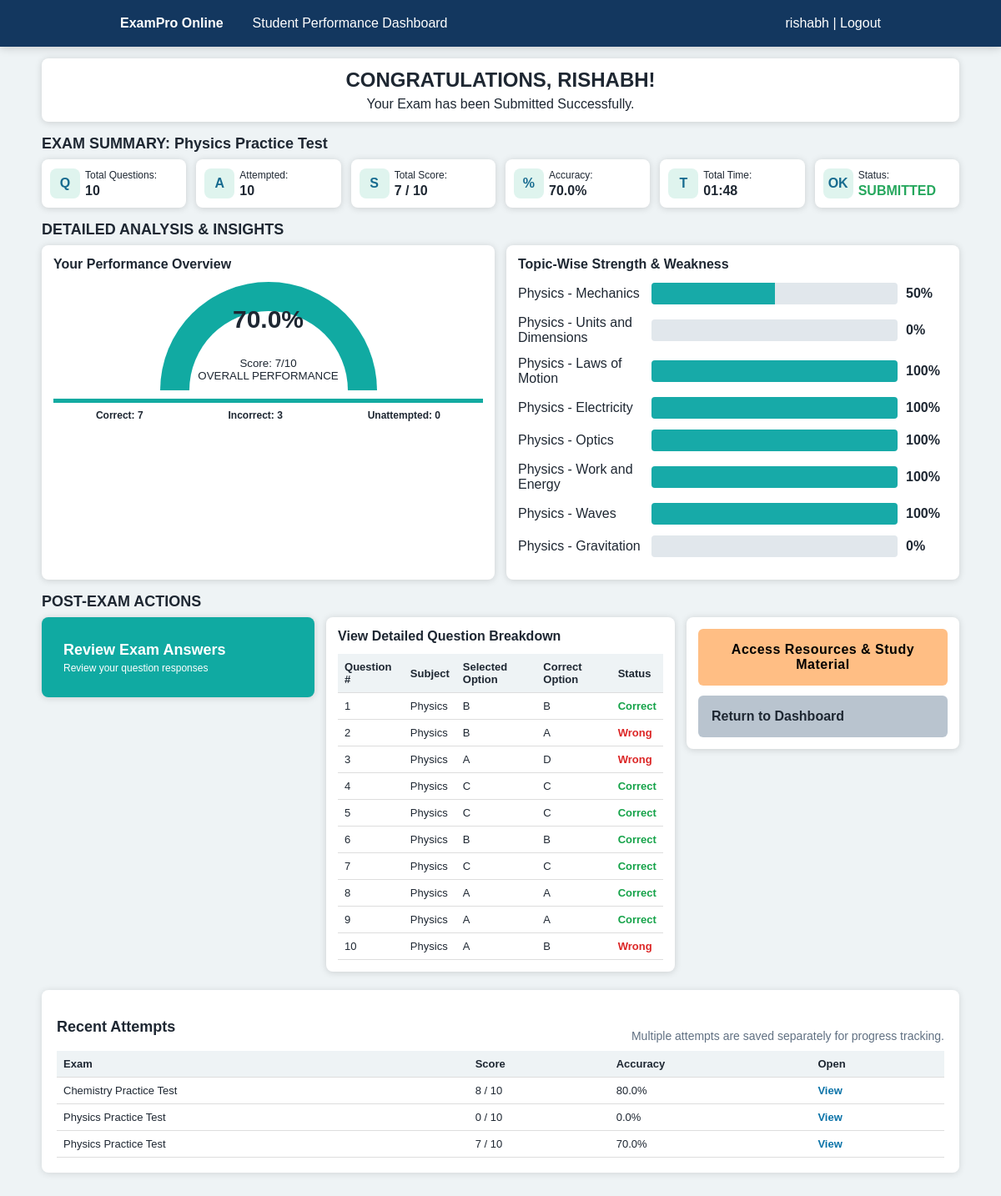
The page /result/9/ (signed in) on the database its author committed.
### exams/models.py (models this page shows, shortened)
class Result(models.Model):
    user = models.ForeignKey(User, on_delete=models.CASCADE, related_name="results")
    subject = models.CharField(max_length=40, default="All Subjects")
    title = models.CharField(max_length=120, default="PCM Mock Test")
    total_questions = models.PositiveIntegerField()
    attempted = models.PositiveIntegerField()
    correct = models.PositiveIntegerField()
    incorrect = models.PositiveIntegerField()
    score = models.PositiveIntegerField()
    accuracy = models.FloatField(default=0)
    time_taken = models.PositiveIntegerField(default=0)
    submitted_at = models.DateTimeField(auto_now_add=True)

class UserResponse(models.Model):
    user = models.ForeignKey(User, on_delete=models.CASCADE)
    question = models.ForeignKey(Question, on_delete=models.CASCADE)
    result = models.ForeignKey(Result, on_delete=models.CASCADE, related_name="responses", null=True, blank=True)
    selected_answer = models.CharField(max_length=1, blank=True)
    is_correct = models.BooleanField(default=False)
    marked_for_review = models.BooleanField(default=False)
    class Meta:
        unique_together = ("result", "question")

class Question(models.Model):
    subject = models.CharField(max_length=40, default="Computer Science")
    text = models.TextField()
    option_a = models.CharField(max_length=255)
    option_b = models.CharField(max_length=255)
    option_c = models.CharField(max_length=255)
    option_d = models.CharField(max_length=255)
    correct_answer = models.CharField(max_length=1, choices=[("A", "A"), ("B", "B"), ("C", "C"), ("D", "D")])
    topic = models.CharField(max_length=80, default="General Aptitude")

### exams/views.py (the view)
# urls.py: path("result/", views.result_page, name="result"),
@login_required
def result_page(request, result_id=None):
    if result_id:
        result = get_object_or_404(Result, id=result_id, user=request.user)
    else:
        result = Result.objects.filter(user=request.user).order_by("-submitted_at").first()
        if not result:
            return redirect("dashboard")
    responses = UserResponse.objects.filter(result=result).select_related("question").order_by("question_id")
    topic_stats = defaultdict(lambda: {"total": 0, "correct": 0, "percent": 0})
    for r in responses:
        s = topic_stats[f"{r.question.subject} - {r.question.topic}"]
        s["total"] += 1
        s["correct"] += int(r.is_correct)
    topics = []
    for name, s in topic_stats.items():
        s["percent"] = round((s["correct"] / s["total"]) * 100) if s["total"] else 0
        topics.append({"name": name, **s})
    time_text = f"{result.time_taken // 60:02d}:{result.time_taken % 60:02d}"
    unattempted = result.total_questions - result.attempted
    return render(request, "exams/result.html", {
        "result": result,
        "responses": responses,
        "topics": topics,
        "time_text": time_text,
        "unattempted": unattempted,
        "attempts": Result.objects.filter(user=request.user).order_by("-submitted_at")[:5],
    })

### exams/templates/exams/result.html (shortened to what this page needs)
{% load static %}
<!doctype html>
<html lang="en">
<head>
  <link rel="stylesheet" href="{% static 'exams/css/style.css' %}">
</head>
<body class="result-body">
  <nav class="dash-nav"><b>ExamPro Online</b><span>Student Performance Dashboard</span><a href="{% url 'logout' %}">{{ request.user.first_name|default:request.user.username }} | Logout</a></nav>
  <main class="dashboard">
    <section class="congrats"><h1>CONGRATULATIONS, {{ request.user.first_name|default:request.user.username|upper }}!</h1><p>Your Exam has been Submitted Successfully.</p></section>
    <h2>EXAM SUMMARY: {{ result.title }}</h2>
    <div class="summary-grid">
      <div><i>Q</i><span>Total Questions:</span><b>{{ result.total_questions }}</b></div>
      <div><i>A</i><span>Attempted:</span><b>{{ result.attempted }}</b></div>
      <div><i>S</i><span>Total Score:</span><b>{{ result.score }} / {{ result.total_questions }}</b></div>
      <div><i>%</i><span>Accuracy:</span><b>{{ result.accuracy }}%</b></div>
      <div><i>T</i><span>Total Time:</span><b>{{ time_text }}</b></div>
      <div><i>OK</i><span>Status:</span><b class="passed">SUBMITTED</b></div>
    </div>
    <h2>DETAILED ANALYSIS & INSIGHTS</h2>
    <section class="analysis-grid">
      <div class="panel">
        <h3>Your Performance Overview</h3>
        <div class="gauge" style="--score: {{ result.accuracy }}%"><span>{{ result.accuracy }}%</span><small>Score: {{ result.score }}/{{ result.total_questions }}<br>OVERALL PERFORMANCE</small></div>
        <div class="mini-stats"><b>Correct: {{ result.correct }}</b><b>Incorrect: {{ result.incorrect }}</b><b>Unattempted: {{ unattempted }}</b></div>
      </div>
      <div class="panel">
        <h3>Topic-Wise Strength & Weakness</h3>
        {% for t in topics %}
          <div class="topic-row"><span>{{ t.name }}</span><div><i style="width:{{ t.percent }}%"></i></div><b>{{ t.percent }}%</b></div>
        {% endfor %}
      </div>
    </section>
    <h2>POST-EXAM ACTIONS</h2>
    <section class="post-grid">
      <a class="review-btn" href="#answers">Review Exam Answers<small>Review your question responses</small></a>
      <div class="panel" id="answers">
        <h3>View Detailed Question Breakdown</h3>
        <table>
          <thead><tr><th>Question #</th><th>Subject</th><th>Selected Option</th><th>Correct Option</th><th>Status</th></tr></thead>
          <tbody>
          {% for r in responses %}
            <tr><td>{{ forloop.counter }}</td><td>{{ r.question.subject }}</td><td>{{ r.selected_answer|default:"-" }}</td><td>{{ r.question.correct_answer }}</td><td class="{% if r.is_correct %}ok{% else %}bad{% endif %}">{% if r.is_correct %}Correct{% else %}Wrong{% endif %}</td></tr>
          {% endfor %}
          </tbody>
        </table>
      </div>
      <div class="panel action-panel">
        <button>Access Resources & Study Material</button>
        <a href="{% url 'dashboard' %}">Return to Dashboard</a>
      </div>
    </section>
    <section class="history-panel compact-history">
      <div class="section-title">
        <h2>Recent Attempts</h2>
        <p>Multiple attempts are saved separately for progress tracking.</p>
      </div>
      <div class="history-table">
        <table>
          <thead><tr><th>Exam</th><th>Score</th><th>Accuracy</th><th>Open</th></tr></thead>
          <tbody>
          {% for item in attempts %}
            <tr><td>{{ item.title }}</td><td>{{ item.score }} / {{ item.total_questions }}</td><td>{{ item.accuracy }}%</td><td><a href="{% url 'result_detail' item.id %}">View</a></td></tr>
          {% endfor %}
          </tbody>
        </table>
      </div>
    </section>
  </main>
</body>
</html>

### exams/static/exams/css/style.css (style rules this page uses)
:root { --teal: #11a985; --teal-dark: #079675; --blue: #1f6fa8; --navy: #13375f; --orange: #f69a18; --green: #37b751; --red: #df4a18; --purple: #6546b7; --line: #d7dde3; --soft: #eef3f5; --text: #1e2732; }
* { box-sizing: border-box; }
body { margin: 0; font-family: Arial, Helvetica, sans-serif; color: var(--text); background: #eef3f5; }
button, input, select { font: inherit; }
button { cursor: pointer; border: 0; font-weight: 700; letter-spacing: .5px; }
a { color: inherit; text-decoration: none; }
button, a, .exam-choice, .summary-grid > div, .panel { transition: transform .18s ease, box-shadow .18s ease, background .18s ease; }
.dash-nav { height: 56px; background: #13375f; color: white; display: flex; align-items: center; gap: 35px; padding: 0 12%; box-shadow: 0 2px 10px rgba(0,0,0,.16); }
.dash-nav a { margin-left: auto; }
.metric-strip div, .exam-choice, .history-panel { background: white; border-radius: 8px; box-shadow: 0 1px 8px rgba(0,0,0,.12); }
.history-panel { margin-top: 22px; padding: 18px; }
.section-title { display: flex; align-items: end; justify-content: space-between; gap: 20px; margin-bottom: 10px; }
.section-title h2 { margin: 0; }
.section-title p { margin: 0; color: #607082; font-size: 14px; }
.history-table { overflow-x: auto; }
.history-table a { color: #0b73a8; font-weight: 800; }
.compact-history { margin-bottom: 34px; }
.dashboard { width: min(1100px, 92vw); margin: 14px auto 36px; }
.congrats, .panel, .summary-grid > div { background: white; border-radius: 8px; box-shadow: 0 1px 8px rgba(0,0,0,.15); }
.congrats { text-align: center; padding: 12px; margin-bottom: 14px; }
.congrats h1 { margin: 0; font-size: 24px; }
.congrats p { margin: 6px 0 0; }
.dashboard h2 { font-size: 18px; margin: 16px 0 8px; }
.summary-grid { display: grid; grid-template-columns: repeat(6, 1fr); gap: 12px; }
.summary-grid > div { display: grid; grid-template-columns: 42px 1fr; align-items: center; padding: 10px; min-height: 58px; }
.summary-grid i { grid-row: span 2; width: 36px; height: 36px; border-radius: 8px; display: grid; place-items: center; background: #dff4ee; color: #176b8f; font-style: normal; font-weight: 700; }
.summary-grid span { font-size: 12px; }
.summary-grid b { font-size: 16px; }
.passed { color: #26a75d; }
.analysis-grid { display: grid; grid-template-columns: 1fr 1fr; gap: 14px; }
.panel { padding: 14px; }
.panel h3 { margin: 0 0 12px; font-size: 16px; }
.gauge { width: 260px; height: 130px; margin: 10px auto; border-radius: 130px 130px 0 0; background: conic-gradient(from 270deg at 50% 100%, #11aaa2 var(--score), #e6ebef 0); position: relative; display: grid; place-items: end center; padding-bottom: 10px; overflow: hidden; }
.gauge::after { content: ""; position: absolute; width: 190px; height: 95px; bottom: 0; border-radius: 100px 100px 0 0; background: white; }
.gauge span, .gauge small { position: relative; z-index: 1; text-align: center; }
.gauge span { font-size: 30px; font-weight: 800; }
.mini-stats { display: flex; justify-content: space-around; font-size: 12px; border-top: 5px solid #12aaa1; padding-top: 8px; }
.topic-row { display: grid; grid-template-columns: 150px 1fr 50px; align-items: center; gap: 10px; margin: 13px 0; }
.topic-row div { height: 26px; background: #e1e7ec; border-radius: 4px; overflow: hidden; }
.topic-row i { display: block; height: 100%; background: #17aaa8; }
.post-grid { display: grid; grid-template-columns: .9fr 1.15fr .9fr; gap: 14px; align-items: start; }
.review-btn { display: grid; align-content: center; min-height: 96px; padding: 20px 26px; background: #10aaa2; color: white; border-radius: 8px; box-shadow: 0 1px 8px rgba(0,0,0,.15); font-weight: 800; font-size: 18px; }
.review-btn small { display: block; font-size: 12px; font-weight: 400; margin-top: 4px; }
table { width: 100%; border-collapse: collapse; font-size: 13px; }
th { background: #eef3f5; text-align: left; }
th, td { padding: 8px; border-bottom: 1px solid #ddd; }
.ok { color: #16a34a; font-weight: 800; }
.bad { color: #dc2626; font-weight: 800; }
.action-panel { display: grid; gap: 12px; }
.action-panel button, .action-panel a { display: block; padding: 16px; border-radius: 6px; background: #ffbe84; font-weight: 800; }
.action-panel a { background: #b9c4cf; }

### rows shown on the page
Result: title "Physics Practice Test", total_questions "10", attempted "10", score "7", accuracy "70.0", correct "7", incorrect "3"
UserResponse: question.subject "Physics", selected_answer "B", question.correct_answer "B", is_correct "Correct"
UserResponse: question.subject "Physics", selected_answer "B", question.correct_answer "A", is_correct "Wrong"
UserResponse: question.subject "Physics", selected_answer "A", question.correct_answer "D", is_correct "Wrong"
UserResponse: question.subject "Physics", selected_answer "C", question.correct_answer "C", is_correct "Correct"
UserResponse: question.subject "Physics", selected_answer "C", question.correct_answer "C", is_correct "Correct"
UserResponse: question.subject "Physics", selected_answer "B", question.correct_answer "B", is_correct "Correct"
UserResponse: question.subject "Physics", selected_answer "C", question.correct_answer "C", is_correct "Correct"
UserResponse: question.subject "Physics", selected_answer "A", question.correct_answer "A", is_correct "Correct"
UserResponse: question.subject "Physics", selected_answer "A", question.correct_answer "A", is_correct "Correct"
UserResponse: question.subject "Physics", selected_answer "A", question.correct_answer "B", is_correct "Wrong"
Result: title "Chemistry Practice Test", score "8", total_questions "10", accuracy "80.0"
Result: title "Physics Practice Test", score "0", total_questions "10", accuracy "0.0"

### other values the page prints
{{ request.user.first_name|default:request.user.username }} "rishabh"
{{ request.user.first_name|default:request.user.username|upper }} "RISHABH"
{{ time_text }} "01:48"
{{ unattempted }} "0"
{{ t.name }} "Physics - Mechanics" "Physics - Units and Dimensions" "Physics - Laws of Motion" "Physics - Electricity" "Physics - Optics" "Physics - Work and Energy" "Physics - Waves" "Physics - Gravitation"
{{ t.percent }} "50" "0" "100" "100" "100" "100" "100" "0"
